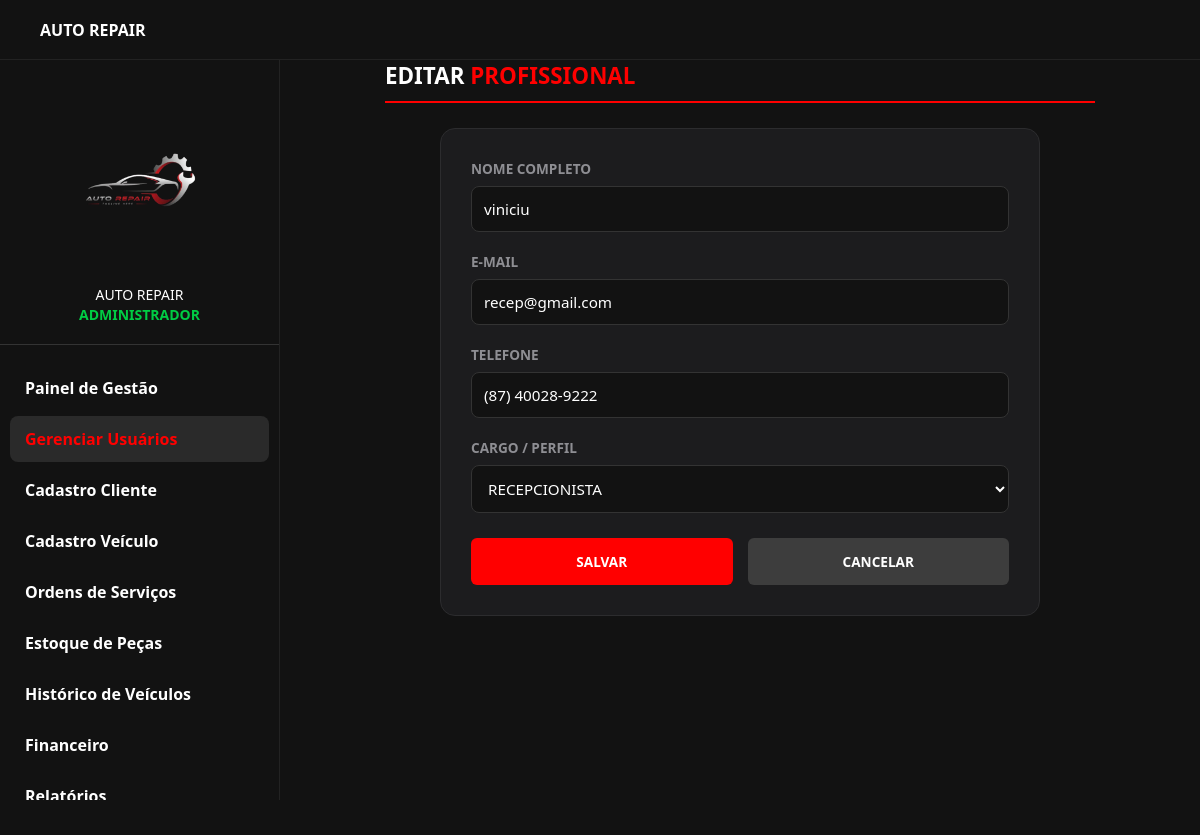
The page /bd/editar.php?id=2 (signed in) on the database its author committed.
### tables this page shows
CREATE TABLE `usuarios` (
  `id` int(11) NOT NULL,
  `nome_completo` varchar(100) NOT NULL,
  `email` varchar(100) NOT NULL,
  `cpf` varchar(11) NOT NULL,
  `perfil` enum('Admin','Mecanico','Recepcionista') NOT NULL,
  `nivel_acesso` int(11) DEFAULT 1,
  `telefone` varchar(20) DEFAULT NULL,
  `senha` varchar(255) NOT NULL,
  `foto_perfil` varchar(255) DEFAULT NULL,
  `salario_base` decimal(10,2) DEFAULT NULL,
  `decimal_comissao` decimal(5,2) DEFAULT 0.00,
  `data_cadastro` timestamp NULL DEFAULT current_timestamp()
);

### bd/editar.php (the view, shortened to what this page needs)
<?php
require_once __DIR__ . '/../conexao/conexao.php';
$id = filter_var($_GET['id'], FILTER_VALIDATE_INT);
$stmt = $pdo->prepare("SELECT * FROM usuarios WHERE id = ?");
$stmt->execute([$id]);
$dados = $stmt->fetch();
?>
<!DOCTYPE html>
<html lang="pt-BR">
<head>
    <link rel="stylesheet" href="../css/admin.css">
    <link rel="stylesheet" href="../css/ordens.css">
    <link rel="stylesheet" href="../css/nova-ordem.css">
</head>
<body>
    <header class="top-header">
        <div class="header-logo-text">AUTO REPAIR</div>
    </header>
    <aside class="sidebar" id="sidebar">
        <div class="profile-area">
            <img src="../img/download.png" alt="Avatar" class="avatar">
            <div class="mobile-profile-text">
                AUTO REPAIR<br>
                <span class="role-text">ADMINISTRADOR</span>
            </div>
        </div>
        <ul class="nav-links">
            <li><a href="../admin.php">Painel de Gestão</a></li>
            <li><a href="lista.php" class="active">Gerenciar Usuários</a></li>
            <li><a href="../cadastrocliente.php">Cadastro Cliente</a></li>
            <li><a href="../cadastroveiculo.php">Cadastro Veículo</a></li>
            <li><a href="../ordens.php">Ordens de Serviços</a></li>
            <li><a href="../estoque-critico.php">Estoque de Peças</a></li>
            <li><a href="../historico-veiculos.php">Histórico de Veículos</a></li>
            <li><a href="../financeiro.php">Financeiro</a></li>
            <li><a href="../relatorios.php">Relatórios</a></li>
        </ul>
    </aside>
    <main class="main-content" id="main-content">
        <div class="orders-container">
            <div class="os-header-detalhe">
                <h2>EDITAR <span class="text-red">PROFISSIONAL</span></h2>
            </div>
            <div class="form-edit-container">
                <form method="POST">
                    <div class="form-group-custom">
                        <label for="nome_completo">Nome Completo</label>
                        <input type="text" id="nome_completo" name="nome_completo" value="<?= htmlspecialchars($dados['nome_completo']) ?>" required>
                    </div>
                    <div class="form-group-custom">
                        <label for="email">E-mail</label>
                        <input type="email" id="email" name="email" value="<?= htmlspecialchars($dados['email']) ?>" required>
                    </div>
                    <div class="form-group-custom">
                        <label for="telefone">Telefone</label>
                        <input type="text" id="telefone" name="telefone" value="<?= htmlspecialchars($dados['telefone'] ?: '') ?>">
                    </div>
                    <div class="form-group-custom">
                        <label for="perfil">Cargo / Perfil</label>
                        <select id="perfil" name="perfil">
                            <option value="recep" <?= $dados['perfil'] == 'Recepcionista' ? 'selected' : '' ?>>RECEPCIONISTA</option>
                        </select>
                    </div>
                    <div class="botoes-acao" style="margin-top: 25px;">
                        <button type="submit" class="btn-os btn-salvar-red" style="width: 48%;">SALVAR</button>
                        <a href="lista.php" class="btn-os btn-voltar-dark" style="width: 48%; display: inline-flex; align-items: center; justify-content: center; text-decoration: none;">CANCELAR</a>
                    </div>
                </form>
            </div>
        </div>
    </main>
</body>
</html>

### css/admin.css (style rules this page uses)
:root { --bg-dark: #080808; --sidebar-bg: #121212; --card-bg: #1e1e1e; --text-color: #ffffff; --text-muted: #aaaaaa; --accent-red: #ff0000; --sidebar-width: 280px; }
* { margin: 0; padding: 0; box-sizing: border-box; font-family: 'Segoe UI', Tahoma, Geneva, Verdana, sans-serif; }
body { background-color: var(--bg-dark); color: var(--text-color); min-height: 100vh; }
.top-header { background-color: var(--sidebar-bg); height: 60px; width: 100%; position: fixed; top: 0; left: 0; display: flex; align-items: center; padding: 0 20px; z-index: 2500; border-bottom: 1px solid #222; }
.header-logo-text { margin-left: 20px; font-weight: bold; font-size: 16px; color: white; }
.sidebar { position: fixed; top: 60px; left: 0; height: calc(100vh - 60px); width: var(--sidebar-width); background-color: var(--sidebar-bg); z-index: 2000; padding-top: 30px; border-right: 1px solid #222; overflow-y: auto; transition: transform 0.3s ease-in-out; }
.profile-area { display: flex; flex-direction: column; align-items: center; text-align: center; padding: 0 20px 20px; border-bottom: 1px solid #333; margin-bottom: 20px; }
.avatar { width: 180px; height: 180px; border-radius: 50%; margin-bottom: 15px; object-fit: cover; }
.mobile-profile-text { font-size: 14px; line-height: 1.4; }
.role-text { color: #00cc44; font-weight: bold; }
.nav-links { list-style: none; padding: 0 10px; }
.nav-links li a { display: block; padding: 12px 15px; color: var(--text-color); text-decoration: none; border-radius: 8px; font-weight: bold; margin-bottom: 5px; transition: background-color 0.2s; cursor: pointer; }
.nav-links li a:hover, .nav-links li a.active { background-color: #2a2a2a; color: var(--accent-red); }
.main-content { margin-top: 60px; margin-left: var(--sidebar-width); padding-bottom: 40px; width: auto; }

### css/ordens.css (style rules this page uses)
.orders-container { max-width: 1000px; margin: 20px auto; padding: 0 20px; }

### css/nova-ordem.css (style rules this page uses)
:root { --bg-dark: #121212; --card-bg: #1a1a1a; --input-bg: #222222; --input-border: #333333; --primary-red: #ff0000; --btn-gray: #3d3d3d; --text-white: #ffffff; --text-label: #cccccc; }
.orders-container { max-width: 750px; margin: 40px auto; padding: 0 20px; }
.os-header-detalhe h2 { font-size: 1.4rem; text-transform: uppercase; font-weight: 800; margin-bottom: 25px; padding-bottom: 10px; border-bottom: 2px solid var(--primary-red); color: var(--text-white); }
.text-red { color: var(--primary-red); }
.botoes-acao { display: flex; gap: 15px; margin-top: 25px; }
.btn-os { flex: 1; padding: 14px; border: none; border-radius: 6px; font-weight: 700; font-size: 0.85rem; cursor: pointer; text-transform: uppercase; text-align: center; text-decoration: none; transition: transform 0.1s, background 0.3s; }
.btn-salvar-red { background-color: var(--primary-red); color: white; }
.btn-voltar-dark { background-color: var(--btn-gray); color: white; }

### bd/editar.php (style rules this page uses)
.form-edit-container { max-width: 600px; margin: 0 auto; background: #1c1c1e; padding: 30px; border-radius: 15px; border: 1px solid #2c2c2e; }
.form-group-custom { margin-bottom: 20px; display: flex; flex-direction: column; gap: 8px; }
.form-group-custom label { color: #8e8e93; font-size: 0.85rem; font-weight: bold; text-transform: uppercase; }
.form-group-custom input, .form-group-custom select { background-color: #121212; border: 1px solid #333; border-radius: 8px; padding: 12px; color: #fff; font-size: 0.95rem; outline: none; transition: border-color 0.3s; }

### rows shown on the page
usuarios: nome_completo "viniciu", email "recep@gmail.com", telefone "(87) 40028-9222", perfil "RECEPCIONISTA"
